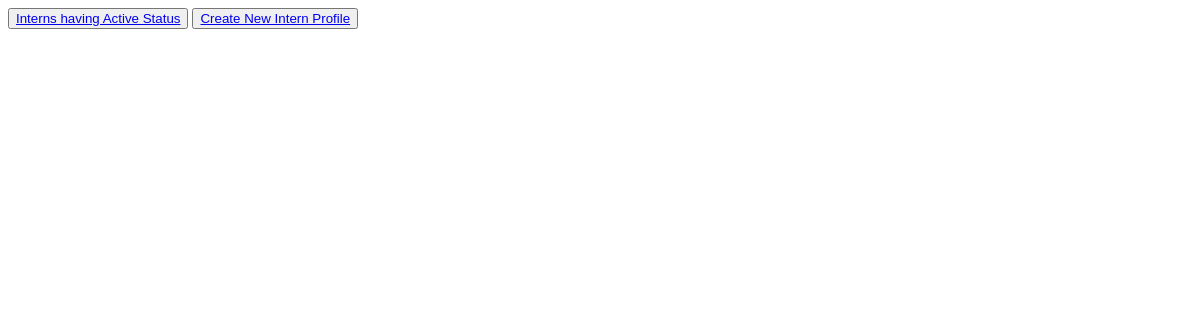
Page /intern/ on the earlier database version.
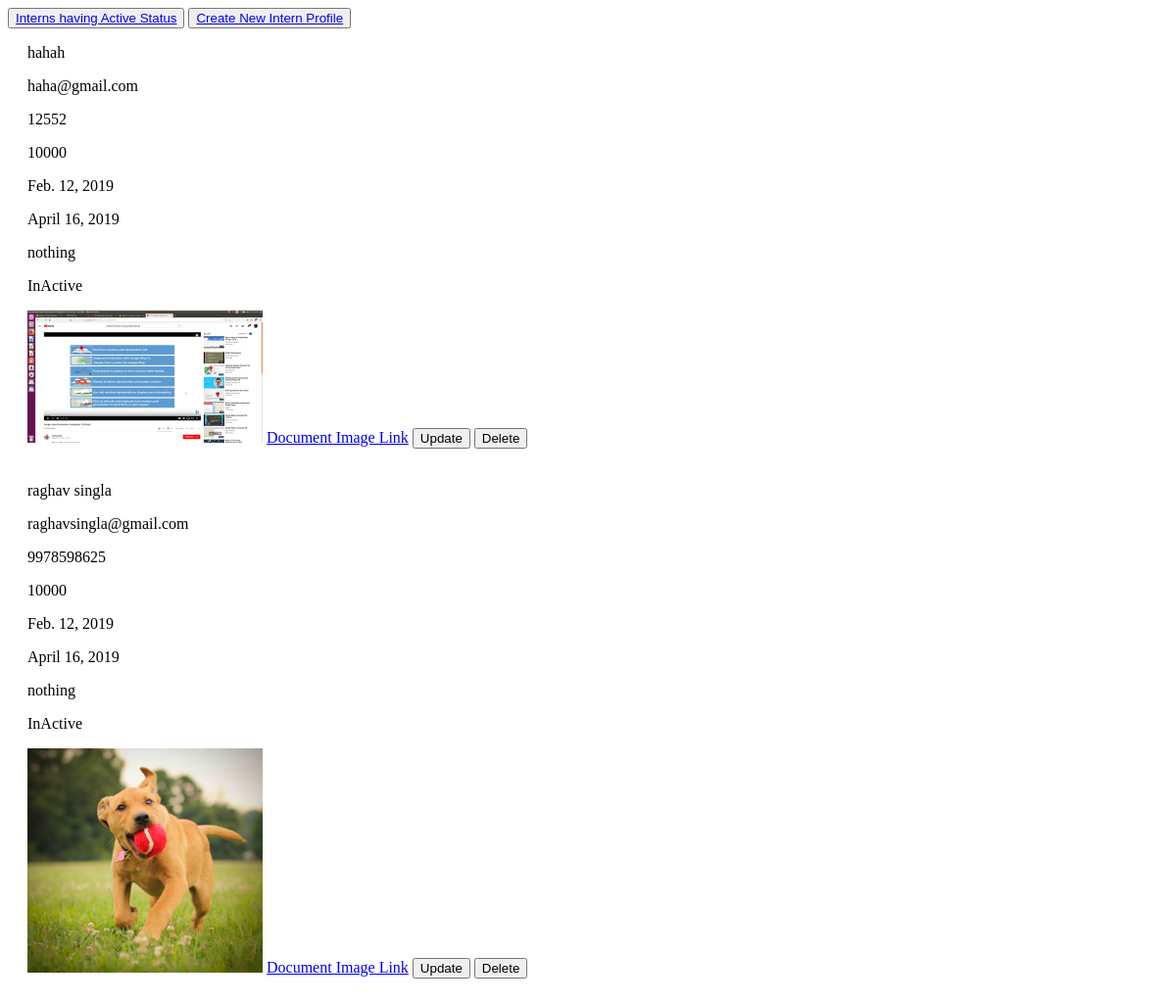
Same page on the later database version.
### intern/models.py (models this page shows)
class internprofile(models.Model):
    username = models.CharField(max_length=30,default='')
    password = models.CharField(max_length=30,default='')
    full_name = models.CharField(max_length=30,blank=False)
    email = models.EmailField(max_length=254,blank=False)
    phone_number = models.CharField(max_length=10)
    profile_picture = models.ImageField(upload_to="profile_img",height_field=None, width_field=None, max_length=100)
    document_file = models.FileField(upload_to="document_img",max_length=100)
    stipend = models.CharField(max_length=10,blank=False)
    date_of_joining = models.DateField(auto_now=False, auto_now_add=False,null=False,blank=False)
    date_of_leaving = models.DateField(auto_now=False, auto_now_add=False,null=False,blank=False)
    internship_admin_remark = models.TextField()
    class Meta:
        verbose_name = 'Internprofile'
        verbose_name_plural = 'Internprofiles'
    OPTION_CHOICES = (
    ('Active', 'Active'),
    ('InActive', 'InActive'),
    )
    internship_status = models.CharField(choices=OPTION_CHOICES, max_length=128)

### intern/views.py (the view)
# urls.py: path('', views.InternView.as_view(), name='intern_list'),
class InternView(ListView):
    model = internprofile
    template_name = 'internList.html'
    context_object_name = 'internlist'

### templates/internList.html (shortened to what this page needs)
<button><a href="{% url 'active_intern' %}">Interns having Active Status</a></button>
<button><a href="{% url 'intern_create' %}">Create New  Intern Profile</a></button>
{% for j in internlist %}
  <div style="margin-left:20px;">
    <p>{{j.full_name}}</p>
    <p>{{j.email}}</p>
    <p>{{j.phone_number}}</p>
    <p>{{j.stipend}}</p>
    <p>{{j.date_of_joining}}</p>
    <p>{{j.date_of_leaving}}</p>
    <p>{{j.internship_admin_remark}}</p>
    <p>{{j.internship_status}}</p>
    <img src="{{ j.profile_picture.url }}" width="240">
    <a href="{{ j.document_file.url }}">Document Image Link</a>
  <a href="{% url 'intern_edit' j.pk %}"> <button type="button" class="btn btn-info">Update</button></a>
  <a href="{% url 'intern_delete' j.pk %}"> <button type="button" class="btn btn-danger">Delete</button></a>
  </div>
{% endfor %}

Differences in the rows shown:
added internprofile: full_name "hahah", email "haha@gmail.com", phone_number "12552", stipend "10000", date_of_joining "Feb. 12, 2019", date_of_leaving "April 16, 2019", internship_admin_remark "nothing", internship_status "InActive", profile_picture (picture)
added internprofile: full_name "raghav singla", email "raghavsingla@gmail.com", phone_number "9978598625", stipend "10000", date_of_joining "Feb. 12, 2019", date_of_leaving "April 16, 2019", internship_admin_remark "nothing", internship_status "InActive", profile_picture (picture)
